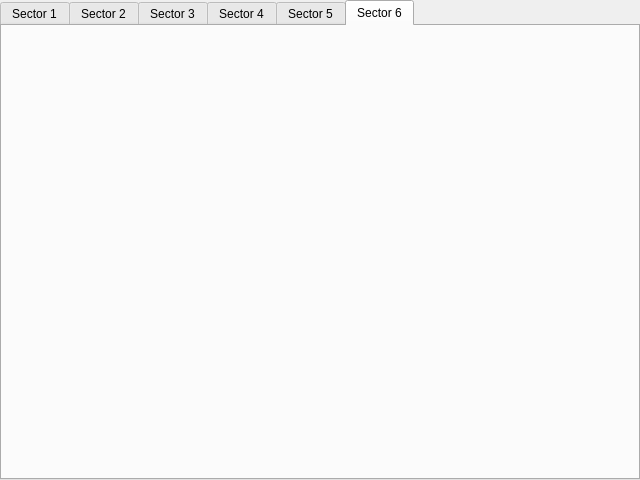
<?xml version="1.0" encoding="UTF-8"?>
<ui version="4.0">
 <class>TabWidget</class>
 <widget class="QTabWidget" name="TabWidget">
  <property name="geometry">
   <rect>
    <x>0</x>
    <y>0</y>
    <width>640</width>
    <height>480</height>
   </rect>
  </property>
  <property name="windowTitle">
   <string>TabWidget</string>
  </property>
  <property name="currentIndex">
   <number>5</number>
  </property>
  <widget class="QWidget" name="Sector_1">
   <attribute name="title">
    <string>Sector 1</string>
   </attribute>
  </widget>
  <widget class="QWidget" name="tab">
   <attribute name="title">
    <string>Sector 2</string>
   </attribute>
  </widget>
  <widget class="QWidget" name="tab_2">
   <attribute name="title">
    <string>Sector 3</string>
   </attribute>
  </widget>
  <widget class="QWidget" name="tab_3">
   <attribute name="title">
    <string>Sector 4</string>
   </attribute>
  </widget>
  <widget class="QWidget" name="tab_4">
   <attribute name="title">
    <string>Sector 5</string>
   </attribute>
  </widget>
  <widget class="QWidget" name="tab_5">
   <attribute name="title">
    <string>Sector 6</string>
   </attribute>
  </widget>
 </widget>
 <resources/>
 <connections/>
</ui>
